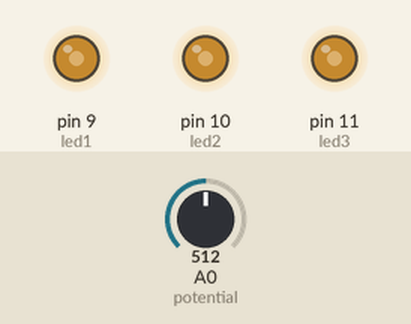
Simulated run of this sketch. Board: Arduino Uno, built with avr-gcc and run on an emulated ATmega328P. Parts: output pins drawn as LEDs (lit = HIGH). The test bench sets the inputs (shaded band); at power-on: A0 (potential) = 512.

Above: at 1.2 s.
1.3 s: A0 (potential) set to 716
At 2.1 s:
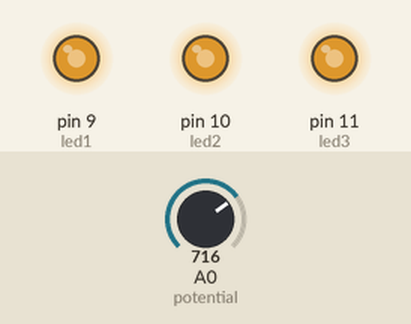
2.8 s: A0 (potential) set to 900
At 3.1 s:
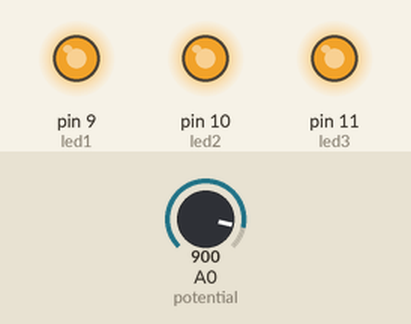
4.3 s: A0 (potential) set to 122
At 5.5 s:
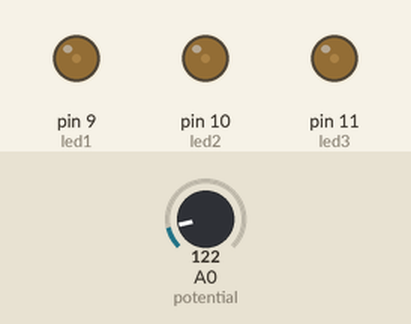
5.8 s: A0 (potential) set to 0
At 6.8 s:
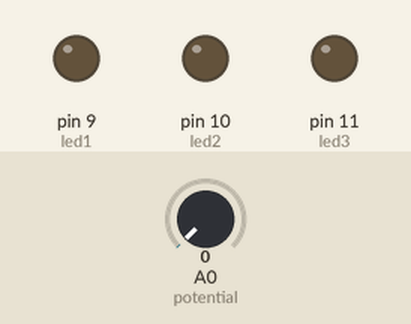
7.3 s: A0 (potential) set to 511
At 7.8 s:
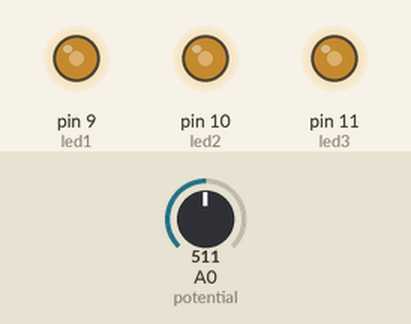
Timing chart, 0 to 9.8 s (numbered marks = the images above; inputs shaded):
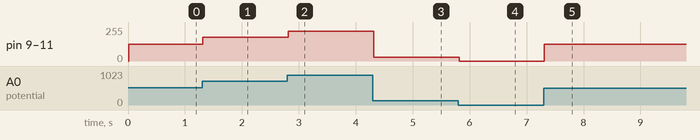

The sketch:

Ex1-3.ino
```cpp
/*
  Exercise 1-3;
*/
int potential = A0;
int led1 = 9;
int led2 = 10;
int led3 = 11;
double voltage;
int brightness;
int level;
void setup() {
  pinMode(led1, OUTPUT);
  pinMode(led2, OUTPUT);
  pinMode(led3, OUTPUT);
  pinMode(potential, INPUT);
  Serial.begin(9600);
  // put your setup code here, to run once:

}

void loop() {
  voltage = (double)analogRead(potential)/1023*5;
  brightness = (int)(voltage/5*255);
  delay(10);
  analogWrite(led1, brightness);
  analogWrite(led2, brightness);
  analogWrite(led3, brightness);

  level = (int)(voltage/1.25);
 /* switch(level) {
    case 0: {
             digitalWrite(led1, LOW);
             digitalWrite(led2, LOW);
             digitalWrite(led3, LOW);
             break;
    }
    case 1: {digitalWrite(led1, HIGH);
             digitalWrite(led2, LOW);
             digitalWrite(led3, LOW);
             break;
    }
    case 2: {digitalWrite(led1, HIGH);
             digitalWrite(led2, HIGH);
             digitalWrite(led3, LOW);
             break;
    }
    default: {digitalWrite(led1, HIGH);
             digitalWrite(led2, HIGH);
             digitalWrite(led3, HIGH);
             break;
    }
    }*/
  // put your main code here, to run repeatedly:
}
```

Measured:
- after the input at 1.3 s, pin 9 (led1), pin 10 (led2), pin 11 (led3): 127/255 → 178/255 at once
- after the input at 2.8 s, pin 9 (led1), pin 10 (led2), pin 11 (led3): 178/255 → 224/255 at once
- after the input at 4.3 s, pin 9 (led1), pin 10 (led2), pin 11 (led3): 224/255 → 30/255 at once
- after the input at 5.8 s, pin 9 (led1), pin 10 (led2), pin 11 (led3): 30/255 → 0/255 at once
- after the input at 7.3 s, pin 9 (led1), pin 10 (led2), pin 11 (led3): 0/255 → 127/255 at once
